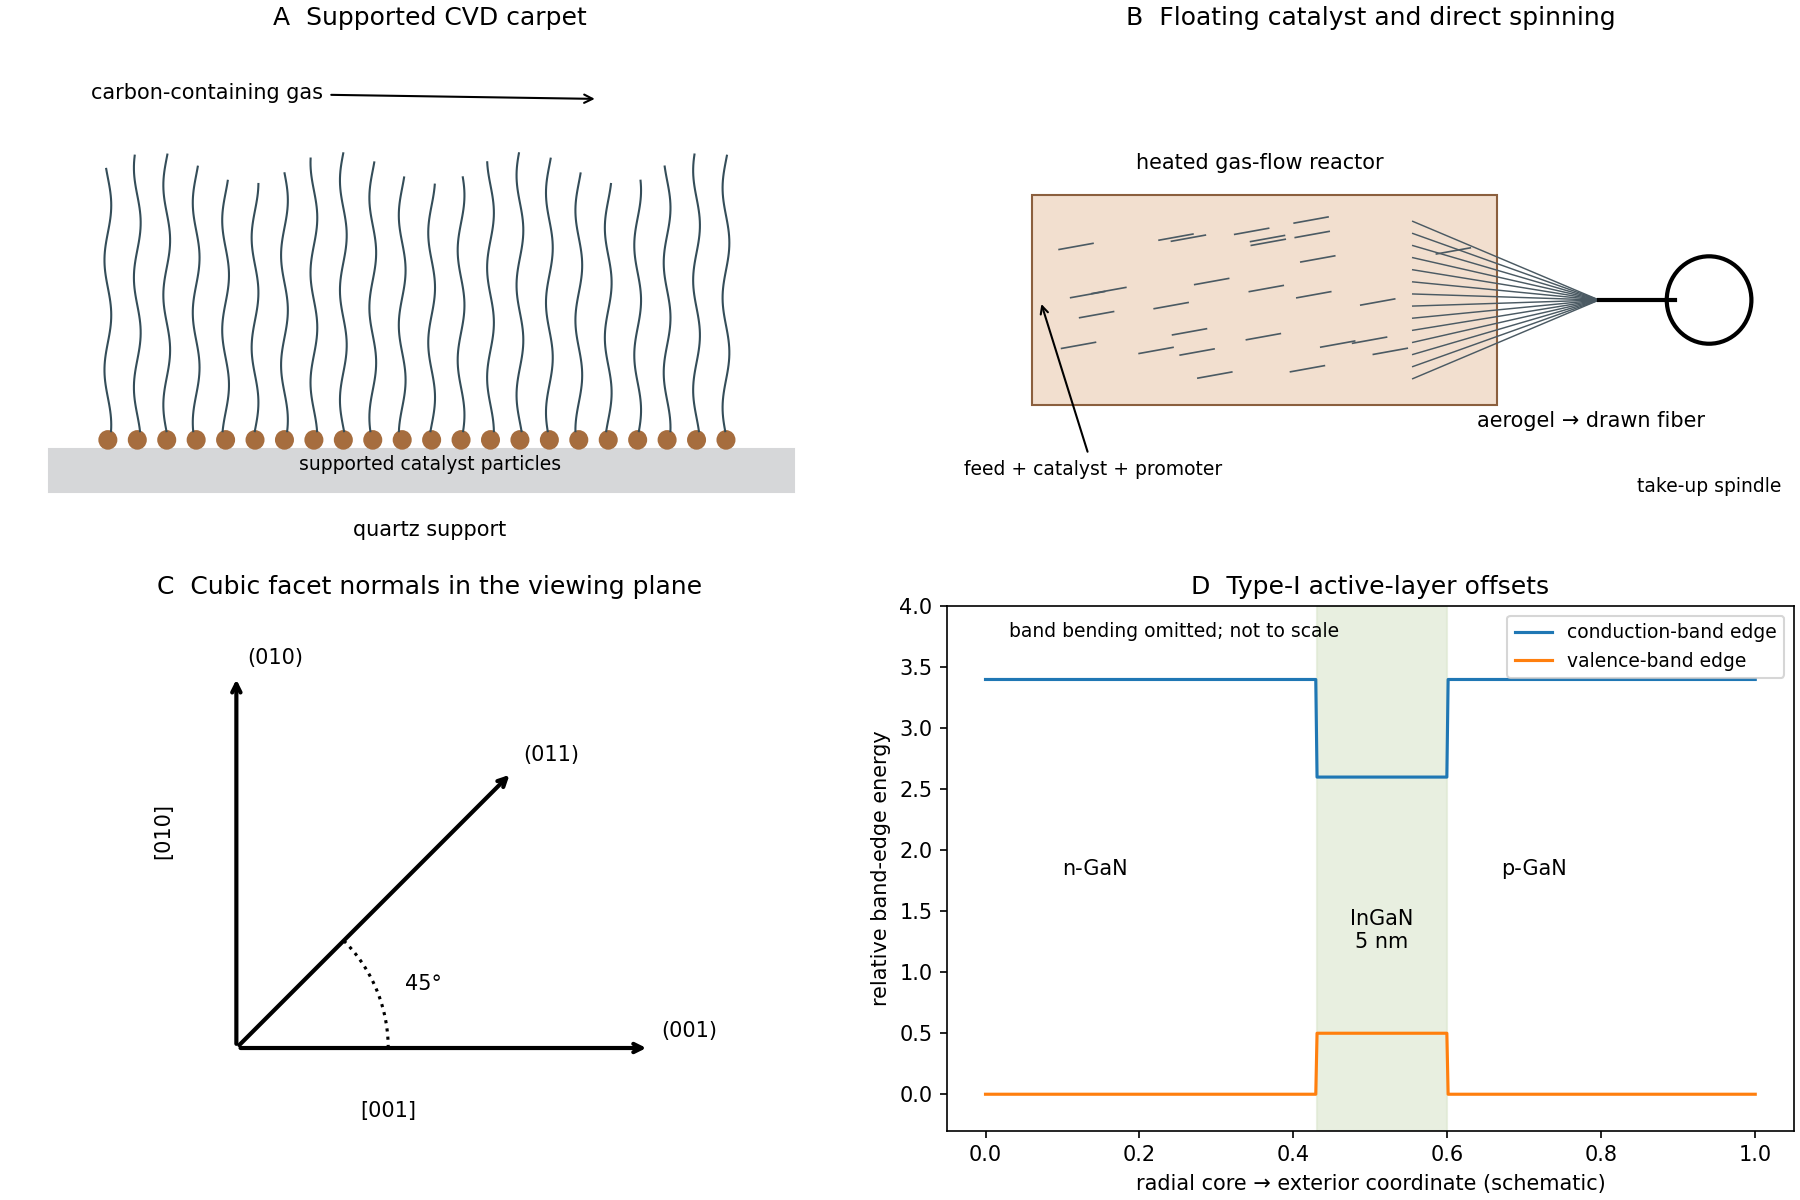

Recreate this plot in Python.
"""Original process, facet-normal and qualitative band diagrams; output basename to cwd."""
import numpy as np
import matplotlib.pyplot as plt
from matplotlib.patches import Rectangle,Circle
fig,axs=plt.subplots(2,2,figsize=(12,8),layout="constrained")
ax=axs[0,0];ax.set(xlim=(0,10),ylim=(0,6),title="A  Supported CVD carpet")
ax.add_patch(Rectangle((.5,.8),8.8,.5,color="#d6d7d9"));ax.text(5,.3,"quartz support",ha="center")
for j,x in enumerate(np.linspace(1.2,8.5,22)):
 ax.add_patch(Circle((x,1.4),.10,color="#a66d3e"))
 y=np.linspace(1.5,4.5+.18*np.sin(j),80);ax.plot(x+.04*np.sin(5*y+j),y,color="#344d59",lw=1)
ax.annotate("carbon-containing gas",xy=(7,5.3),xytext=(1,5.3),arrowprops={"arrowstyle":"->"})
ax.text(5,1.05,"supported catalyst particles",ha="center",fontsize=9);ax.axis("off")
ax=axs[0,1];ax.set(xlim=(0,10),ylim=(0,6),title="B  Floating catalyst and direct spinning")
ax.add_patch(Rectangle((1,1.8),5.5,2.4,fc="#f2dfcf",ec="#8b5f3e"));ax.text(3.7,4.5,"heated gas-flow reactor",ha="center")
rng=np.random.default_rng(7)
for _ in range(28):
 x=rng.uniform(1.3,5.8);y=rng.uniform(2.1,3.9);ax.plot([x,x+.4],[y,y+.07],color="#4b5a63",lw=.8)
for y in np.linspace(2.1,3.9,14):ax.plot([5.5,7.7],[y,3],color="#4b5a63",lw=.7)
ax.plot([7.7,8.6],[3,3],color="k",lw=2);ax.add_patch(Circle((9,3),.5,fill=False,lw=2))
ax.annotate("feed + catalyst + promoter",xy=(1.1,3),xytext=(.2,1.0),arrowprops={"arrowstyle":"->"},fontsize=9)
ax.text(7.6,1.55,"aerogel → drawn fiber",ha="center");ax.text(9,.8,"take-up spindle",ha="center",fontsize=9);ax.axis("off")
ax=axs[1,0];ax.set_aspect("equal");ax.set(xlim=(-.4,1.8),ylim=(-.3,1.6),title="C  Cubic facet normals in the viewing plane")
for end,label in [((1.5,0),"(001)"),((0,1.35),"(010)"),((1,1),"(011)")]:
 ax.annotate("",xy=end,xytext=(0,0),arrowprops={"arrowstyle":"->","lw":2});ax.text(end[0]+.04,end[1]+.04,label)
ang=np.linspace(0,np.pi/4,50);ax.plot(.55*np.cos(ang),.55*np.sin(ang),"k:");ax.text(.61,.21,"45°")
ax.text(.45,-.25,"[001]");ax.text(-.3,.7,"[010]",rotation=90);ax.axis("off")
ax=axs[1,1];x=np.linspace(0,1,600);inside=(x>.43)&(x<.60)
# Isolate band offsets: electrostatic band bending/quasi-Fermi splitting not solved.
ec=np.where(inside,2.6,3.4);ev=np.where(inside,.5,0)
ax.plot(x,ec,label="conduction-band edge");ax.plot(x,ev,label="valence-band edge")
ax.axvspan(.43,.60,color="#dfe9d3",alpha=.7);ax.text(.1,1.8,"n-GaN");ax.text(.67,1.8,"p-GaN");ax.text(.515,1.2,"InGaN\n5 nm",ha="center")
ax.set(xlabel="radial core → exterior coordinate (schematic)",ylabel="relative band-edge energy",title="D  Type-I active-layer offsets",ylim=(-.3,4))
ax.legend(fontsize=9);ax.text(.03,3.75,"band bending omitted; not to scale",fontsize=9)
fig.savefig("paper-2-growth-and-led.png",dpi=150,facecolor="white")
